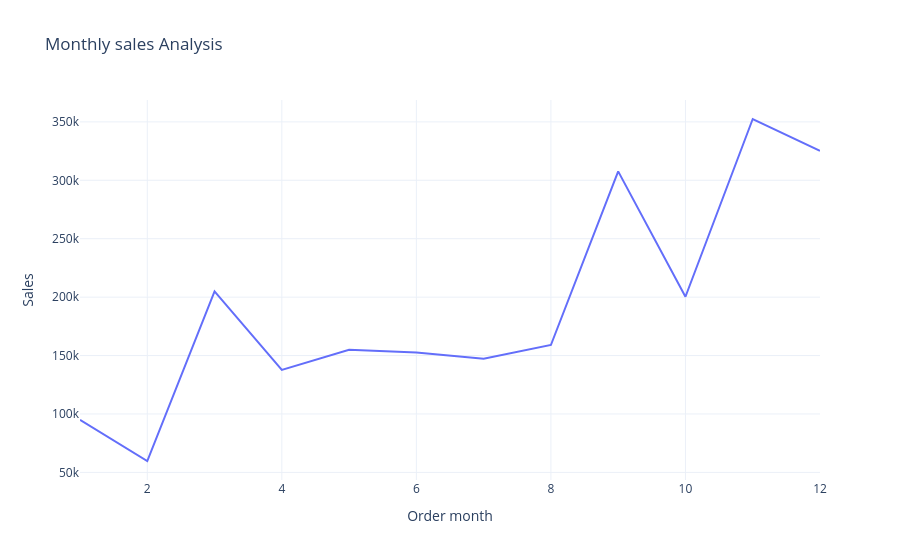

Source (notebook cell):
### Code cell
fig = px.line(new_monthly_sales,
             x='Order month',
             y='Sales', 
             title='Monthly sales Analysis'            
             )
fig.show()

### Figure 1 — Plotly figure (JSON) as saved in the notebook; plotly's stock layout.template omitted (floating-point values rounded to 4 significant figures)
{"data": [{"hovertemplate": "Order month=%{x}<br>Sales=%{y}<extra></extra>", "legendgroup": "", "line": {"color": "#636efa", "dash": "solid"}, "marker": {"symbol": "circle"}, "mode": "lines", "name": "", "orientation": "v", "showlegend": false, "type": "scatter", "x": [1, 2, 3, 4, 5, 6, 7, 8, 9, 10, 11, 12], "xaxis": "x", "y": [94920.0, 59750.0, 205000.0, 137800.0, 155000.0, 152700.0, 147200.0, 159000.0, 307600.0, 200300.0, 352500.0, 325300.0], "yaxis": "y"}], "layout": {"legend": {"tracegroupgap": 0}, "title": {"text": "Monthly sales Analysis"}, "xaxis": {"anchor": "y", "domain": [0, 1], "title": {"text": "Order month"}}, "yaxis": {"anchor": "x", "domain": [0, 1], "title": {"text": "Sales"}}}}
